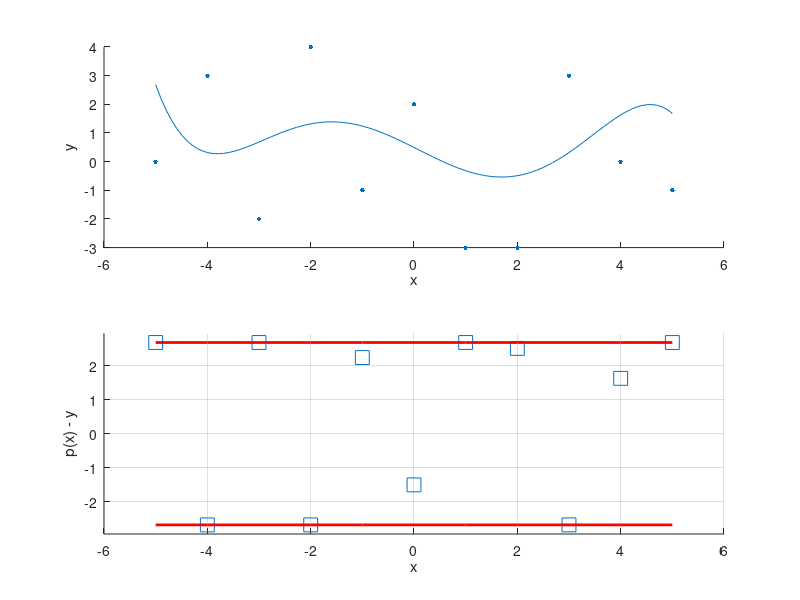

MATLAB code to generate this figure:
% Set seed for reproducibility
rng(2024)

%%%%%%%%%

M = 5; % chosen degree of polynomial fit
K = 0; % parity of polynomial; 0=mixed (general); 1=odd; 2=even
niter = 100000;
epsh = 1e-8;

% example data
% Todo: restructure to not have excessive switches.
if K==0
    x = -5:5;
elseif K==1 % odd poly; subroutine expects x-data to be strictly positive.
    x = 1:10;
elseif K==2 % even poly; x-data can include x=0.
    x=0:9;
end

y = randi([-5,5], [1,length(x)]);
%y = 5 + x.^2 - 2*x.^4 + 6*x.^6;

A = polyfitinf(M, length(x), K, x, y, epsh, niter);

errs = polyval(A,x) - y;
err_mag = max(abs(errs));

%%%%%%%%%%%%%%%%%%%%%%%%%
% evaluate
if K==1
    fprintf('\nOdd polynomial expected...\n')
    disp( all(A(end:-2:1) == 0 ) )
elseif K==2
    fprintf('\nEven polynomial expected...\n')
    disp( all(A(end-1:-2:1) == 0 ) )
end

x_fine = linspace(min(x), max(x), 100);


subplot(2,1,1)
scatter(x,y, 100, 'Marker', '.');
hold on;

plot(x_fine, polyval(A, x_fine))
hold off;

xlabel('x')
ylabel('y')

%%%%%%%%%%%%%%
% get an eyeball view on optimality conditions
% expect to see at least two (three?) points for which 
% abs(err) == err_mag.

subplot(2,1,2)
% errors
scatter(x, errs, 100, 'Marker', 's')

hold on
plot(x, -err_mag*ones(size(x)), 'r', 'LineWidth', 2)
plot(x, +err_mag*ones(size(x)), 'r', 'LineWidth', 2)

xlabel('x')
ylabel('p(x) - y')

hold off
ylim([min(-epsh,-1.1*err_mag), max(epsh,1.1*err_mag)])
grid on
